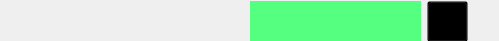
<?xml version="1.0" encoding="UTF-8"?>
<ui version="4.0">
 <class>wd_msgMe</class>
 <widget class="QWidget" name="wd_msgMe">
  <property name="geometry">
   <rect>
    <x>0</x>
    <y>0</y>
    <width>499</width>
    <height>41</height>
   </rect>
  </property>
  <property name="minimumSize">
   <size>
    <width>499</width>
    <height>41</height>
   </size>
  </property>
  <property name="maximumSize">
   <size>
    <width>499</width>
    <height>41</height>
   </size>
  </property>
  <property name="windowTitle">
   <string>Form</string>
  </property>
  <widget class="QWidget" name="layoutWidget">
   <property name="geometry">
    <rect>
     <x>250</x>
     <y>0</y>
     <width>220</width>
     <height>43</height>
    </rect>
   </property>
   <layout class="QHBoxLayout" name="horizontalLayout">
    <item>
     <widget class="QLabel" name="te_msg">
      <property name="minimumSize">
       <size>
        <width>171</width>
        <height>41</height>
       </size>
      </property>
      <property name="maximumSize">
       <size>
        <width>171</width>
        <height>41</height>
       </size>
      </property>
      <property name="styleSheet">
       <string notr="true">background-color:rgb(85, 255, 127);</string>
      </property>
      <property name="text">
       <string/>
      </property>
     </widget>
    </item>
    <item>
     <widget class="QPushButton" name="pb_me">
      <property name="minimumSize">
       <size>
        <width>41</width>
        <height>41</height>
       </size>
      </property>
      <property name="maximumSize">
       <size>
        <width>41</width>
        <height>41</height>
       </size>
      </property>
      <property name="cursor">
       <cursorShape>OpenHandCursor</cursorShape>
      </property>
      <property name="styleSheet">
       <string notr="true">background: transparent;</string>
      </property>
      <property name="text">
       <string/>
      </property>
      <property name="iconSize">
       <size>
        <width>41</width>
        <height>41</height>
       </size>
      </property>
     </widget>
    </item>
   </layout>
  </widget>
 </widget>
 <resources/>
 <connections/>
</ui>
